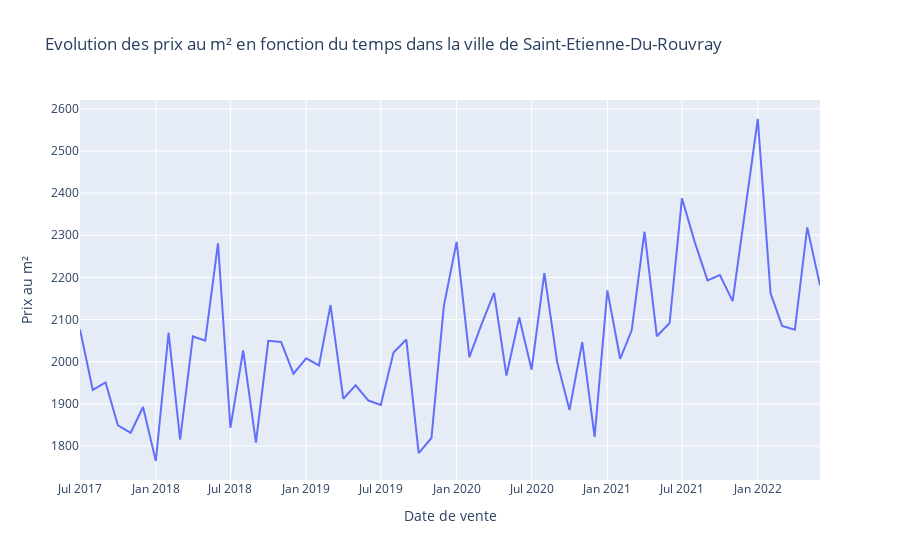

Notebook source saved alongside this figure:
### Code cell
ds = pd.read_pickle('transaction_ser.pkl')
#uniquement les types 'sols'
ds = ds[ds['code_nature_culture'] == 'S']
#supprimer les colonnes inutiles (garder valeur foncière, surface, terrain, pièces)
ds = ds[['date_mutation','valeur_fonciere', 'surface_reelle_bati', 'surface_terrain', 'nombre_pieces_principales']]
ds = ds.dropna()


#supprimer les lignes avec valeur foncière > 2 000 000
ds = ds[ds['valeur_fonciere'] <= 500000]
ds = ds[ds['valeur_fonciere'] >= 5000]
#supprimer les lignes avec surface terrain > 25000
ds = ds[ds['surface_terrain'] < 25000]

#supprimer les lignes avec surface bati > 1000
ds = ds[ds['surface_reelle_bati'] < 1000]

#supprimer les lignes avec nombre de pièces > 10
ds = ds[ds['nombre_pieces_principales'] < 10]
ds = ds[ds['nombre_pieces_principales'] != 0]

ds = ds.dropna()

ds['prix_metre_carre'] = ds['valeur_fonciere'] / ds['surface_reelle_bati']
ds['prix_metre_carre_terrain'] = ds['valeur_fonciere'] / ds['surface_terrain']

#regrouper par mois et calculer la moyenne du prix au m²
ds = ds[['date_mutation', 'prix_metre_carre', 'prix_metre_carre_terrain']]
#supprimer les valeurs trop hautes :
ds = ds[ds['prix_metre_carre'] < 5000]
ds = ds[ds['prix_metre_carre'] > 1000]

ds = ds.groupby(['date_mutation']).mean()
ds = ds.reset_index()

#groupby month :
ds['date_mutation'] = pd.to_datetime(ds['date_mutation'])
ds['date_mutation'] = ds['date_mutation'].dt.to_period('M')

ds = ds.groupby(['date_mutation']).mean()
ds = ds.reset_index()

#date mutation en string
ds['date_mutation'] = ds['date_mutation'].astype(str)

#afficher avec plotly
import plotly.express as px
fig = px.line(ds, x='date_mutation', y='prix_metre_carre', title='Evolution des prix au m² en fonction du temps dans la ville de Saint-Etienne-Du-Rouvray')
#ajouter la légende des 2 axes
fig.update_xaxes(title_text='Date de vente')
fig.update_yaxes(title_text='Prix au m²')
fig.show()

#on crée une nouvelle colonne avec des ints allant de 1 à len(ds)
ds['date_mutation_int'] = range(0, len(ds))

#obtenir une approximation polynomiale de degré 3 de la fonction avec 'date_mutation_int' en x et 'prix_metre_carre' en y
from sklearn.preprocessing import PolynomialFeatures
from sklearn.linear_model import LinearRegression
from sklearn.pipeline import make_pipeline

model = make_pipeline(PolynomialFeatures(2), LinearRegression())
model.fit(ds['date_mutation_int'].values.reshape(-1, 1), ds['prix_metre_carre'].values.reshape(-1, 1))

#afficher l'approximation polynomiale
import matplotlib.pyplot as plt
import numpy as np

x_plot = np.linspace(1, len(ds), 100)
plt.scatter(ds['date_mutation_int'], ds['prix_metre_carre'])
plt.plot(x_plot, model.predict(x_plot[:, np.newaxis]), color='red')
#ajouter la légende des 2 axes
plt.xlabel('Mois de vente')
plt.ylabel('Prix au m²')
#légende
plt.legend(['Approximation polynomial', 'Valeurs réelles'])
plt.show()

### Figure 1 — Plotly figure (JSON) as saved in the notebook; plotly's stock layout.template omitted (floating-point values rounded to 4 significant figures)
{"data": [{"hovertemplate": "date_mutation=%{x}<br>prix_metre_carre=%{y}<extra></extra>", "legendgroup": "", "line": {"color": "#636efa", "dash": "solid"}, "marker": {"symbol": "circle"}, "mode": "lines", "name": "", "orientation": "v", "showlegend": false, "type": "scatter", "x": ["2017-07", "2017-08", "2017-09", "2017-10", "2017-11", "2017-12", "2018-01", "2018-02", "2018-03", "2018-04", "2018-05", "2018-06", "2018-07", "2018-08", "2018-09", "2018-10", "2018-11", "2018-12", "2019-01", "2019-02", "2019-03", "2019-04", "2019-05", "2019-06", "2019-07", "2019-08", "2019-09", "2019-10", "2019-11", "2019-12", "2020-01", "2020-02", "2020-03", "2020-04", "2020-05", "2020-06", "2020-07", "2020-08", "2020-09", "2020-10", "2020-11", "2020-12", "2021-01", "2021-02", "2021-03", "2021-04", "2021-05", "2021-06", "2021-07", "2021-08", "2021-09", "2021-10", "2021-11", "2022-01", "2022-02", "2022-03", "2022-04", "2022-05", "2022-06"], "xaxis": "x", "y": [2077.0, 1933.0, 1951.0, 1849.0, 1831.0, 1893.0, 1765.0, 2069.0, 1815.0, 2060.0, 2050.0, 2281.0, 1843.0, 2027.0, 1808.0, 2050.0, 2047.0, 1972.0, 2008.0, 1991.0, 2134.0, 1912.0, 1944.0, 1908.0, 1898.0, 2022.0, 2053.0, 1783.0, 1819.0, 2132.0, 2284.0, 2011.0, 2088.0, 2163.0, 1967.0, 2105.0, 1981.0, 2210.0, 2000.0, 1886.0, 2047.0, 1822.0, 2169.0, 2007.0, 2075.0, 2309.0, 2060.0, 2092.0, 2388.0, 2284.0, 2193.0, 2206.0, 2144.0, 2576.0, 2162.0, 2085, 2076.0, 2319.0, 2181.0], "yaxis": "y"}], "layout": {"legend": {"tracegroupgap": 0}, "title": {"text": "Evolution des prix au m² en fonction du temps dans la ville de Saint-Etienne-Du-Rouvray"}, "xaxis": {"anchor": "y", "domain": [0, 1], "title": {"text": "Date de vente"}}, "yaxis": {"anchor": "x", "domain": [0, 1], "title": {"text": "Prix au m²"}}}}
